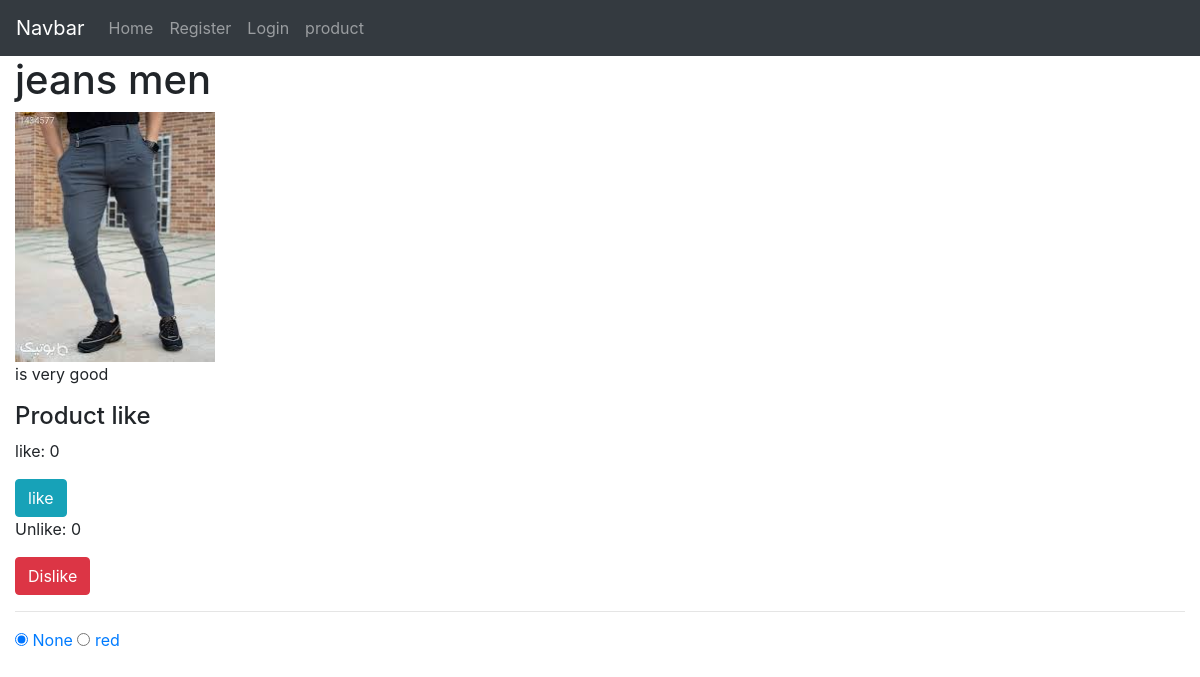
Screenshot of /detail/3/ with the database file from the repository.
### home/models.py (models this page shows, shortened)
class Product(models.Model):
    VARIANT = (
        ('None', 'none'),
        ('Size', 'size'),
        ('Color', 'color'),
    )
    category = models.ManyToManyField(Category, blank=True)
    name = models.CharField(max_length=200)
    amount = models.PositiveIntegerField()
    unit_price = models.PositiveIntegerField()
    discount = models.PositiveIntegerField(blank=True, null=True)
    total_price = models.PositiveIntegerField()
    information = models.TextField(blank=True, null=True)
    create = models.DateTimeField(auto_now_add=True)
    update = models.DateTimeField(auto_now=True)
    available = models.BooleanField(default=True, null=True, blank=True)
    status = models.CharField(max_length=10, null=True, blank=True, choices=VARIANT)
    image = models.FileField(upload_to='product/%Y/%m/&d')
    like = models.ManyToManyField(User, blank=True, related_name='product_like')
    total_like = models.PositiveIntegerField(default=0)
    unlike = models.ManyToManyField(User, blank=True, related_name='product_unlike')
    total_unlike = models.PositiveIntegerField(default=0)
    @property
    def total_price(self):
        if not self.discount:
            return self.unit_price
        elif self.discount:
            total = (self.discount * self.unit_price) / 100
            return int(self.unit_price - total)
        return self.total_price
    def total_like(self):
        return self.like.count()
    def total_unlike(self):
        return self.unlike.count()

class Variant(models.Model):
    name = models.CharField(max_length=200)
    product_variant = models.ForeignKey(Product, on_delete=models.CASCADE, null=True, blank=True)
    size_variant = models.ForeignKey(Size, on_delete=models.CASCADE, null=True, blank=True)
    color_variant = models.ForeignKey(Color, on_delete=models.CASCADE, null=True, blank=True)
    amount = models.PositiveIntegerField()
    unit_price = models.PositiveIntegerField()
    discount = models.PositiveIntegerField(blank=True, null=True)
    total_price = models.PositiveIntegerField()
    @property
    def total_price(self):
        if not self.discount:
            return self.unit_price
        elif self.discount:
            total = (self.discount * self.unit_price) / 100
            return int(self.unit_price - total)
        return self.total_price

class Color(models.Model):
    name = models.CharField(max_length=100)
    def __str__(self):
        return self.name

### home/views.py (the view)
# urls.py: path('detail/<int:product_id>/', product_detail, name='product_detail'),
def product_detail(request, product_id):
    product = get_object_or_404(Product, pk=product_id)
    is_like = False
    if product.like.filter(id=request.user.id).exists():
        is_like = True
    if product.status is not None:
        if request.method == 'POST':
            variant = Variant.objects.filter(product_variant_id=product_id)
            variants = Variant.objects.get(id=request.POST.get('select'))
        else:
            variant = Variant.objects.filter(product_variant_id=product_id)
            variants = Variant.objects.get(id=variant[0].id)
        return render(request, 'home/detail.html',
                      {'product': product, 'variant': variant, 'variants': variants, 'is_like': is_like})
    else:
        return render(request, 'home/detail.html', {'product': product, 'is_like': is_like})

### home/templates/home/detail.html (shortened to what this page needs)
{% extends 'base.html' %}
{% block content %}
<h1>{{product.name}}</h1>
<img src="{{product.image.url}}" alt="{{product.name}}" style="width: 200px"><br>
<p>{{product.information}}</p>
<h4>Product like</h4>
<p>like: {{product.total_like}}</p>
{% if is_like %}
<a href="{% url 'home:product_like' product.id %}" style="text-decoration: none" class="btn btn-danger text-white">Unlike</a>
{% else %}
<a href="{% url 'home:product_like' product.id %}" style="text-decoration: none"
   class="btn btn-info text-white">like</a>
{% endif %}
<p>Unlike: {{product.total_unlike}}</p>
<a href="{% url 'home:product_unlike' product.id %}" style="text-decoration: none" class="btn btn-danger text-white">Dislike</a>
<hr>
{% if  product.status  == 'Size' %}
<form action="" method="post">
    {% csrf_token %}
    {% for data in variant %}
    <input type="radio" name="select" value="{{data.id}}" {% if variants.id == data.id %} checked {% endif %}
           onchange="this.form.submit()">
    <a href="" style="text-decoration: none">{{data.size_variant}}</a>
    {% endfor %}
</form>
{% elif product.status == 'Color' %}
<form action="" method="post">
    {% for data in variant %}
    <input type="radio" name="select" value="{{data.id}}" {% if variants.id == data.id %} checked {% endif %}
           onchange="this.form.submit()">
    <a href="" style="text-decoration: none">{{data.color_variant}}</a>
    {% endfor %}
</form>
{% endif %}
{% endblock %}

### rows the page displays
Product: name "jeans men", image (picture), information "is very good", total_like "0", total_unlike "0"
Variant: select "☑", color_variant "None"
Variant: color_variant "red"
